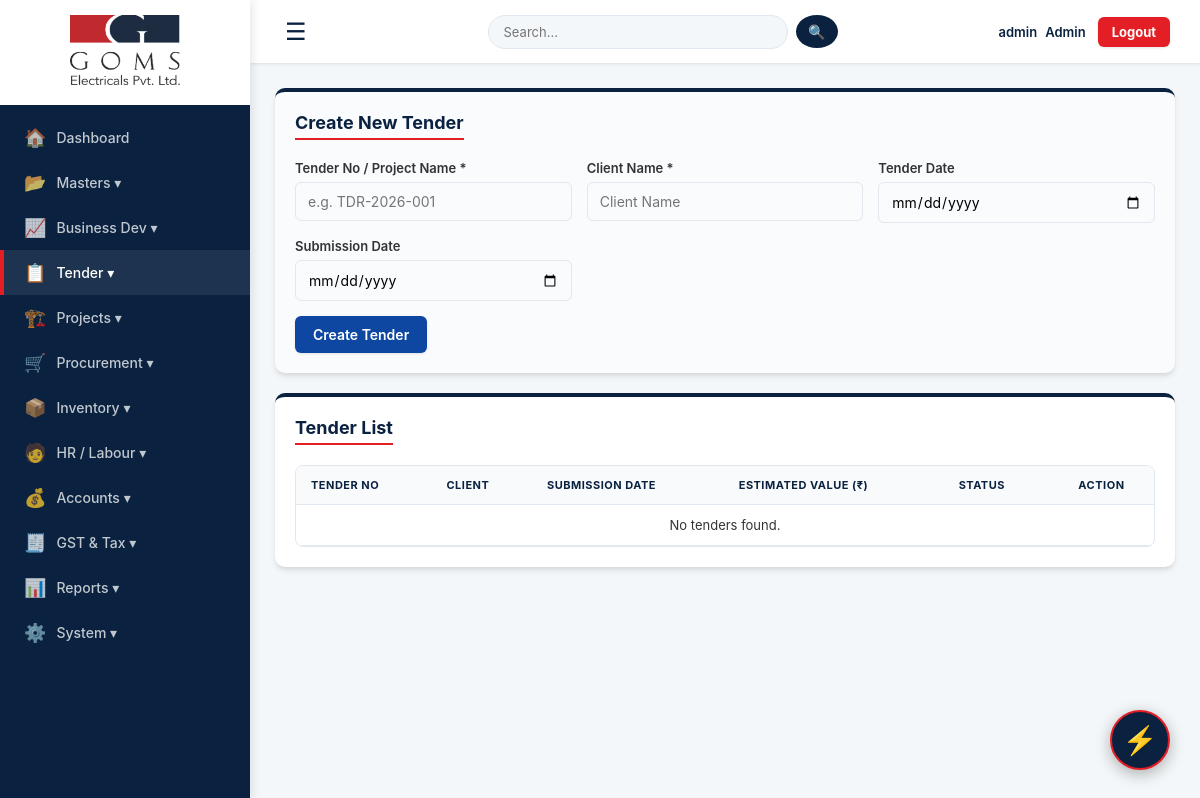
/tenders (signed in), run on an earlier commit of the app's database.
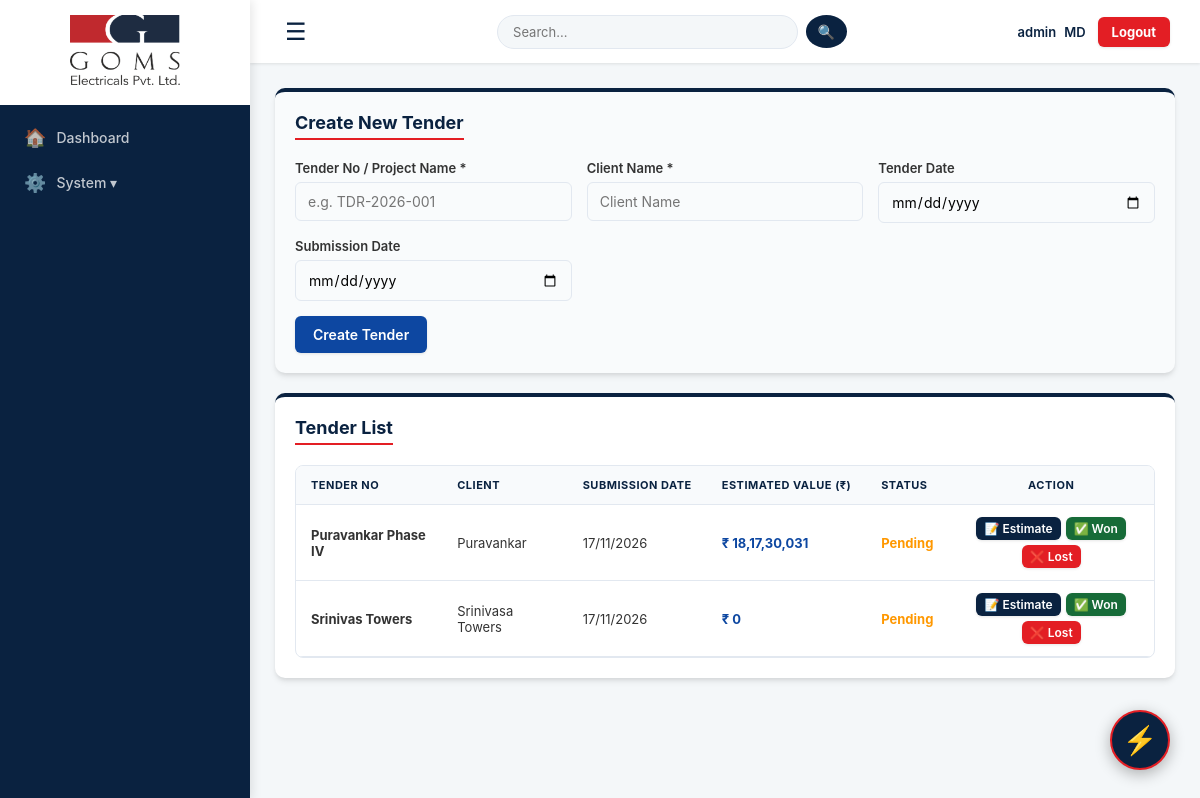
And on a later commit of the database.
### tables this page shows
CREATE TABLE tenders (id INTEGER PRIMARY KEY AUTOINCREMENT, tender_no TEXT NOT NULL, client_name TEXT NOT NULL, tender_date TEXT, submission_date TEXT, status TEXT DEFAULT 'Pending', estimated_value REAL DEFAULT 0);

### app.py (the view, shortened to what this page needs)
@app.route("/tenders", methods=["GET", "POST"])
def tenders():
    if not session.get("username"): return redirect(url_for("login"))
    conn = get_db()
    tl = conn.execute("SELECT * FROM tenders ORDER BY id DESC").fetchall()
    conn.close(); return render_template("tenders.html", tenders=tl)

### app.py (called while the page is built)
@app.context_processor
def inject_permissions():
    role = session.get('role', 'Admin')
    return dict(is_admin_or_gm = role in ['MD', 'Admin', 'GM'])

@app.after_request
def add_header(response):
    response.headers["Cache-Control"] = "no-cache, no-store, must-revalidate, public, max-age=0"
    response.headers["Pragma"] = "no-cache"
    response.headers["Expires"] = "0"
    return response

@app.template_filter('dateformat')
def dateformat(value, format='%d/%m/%Y'):
    if not value: return "-"
    try: return datetime.strptime(value, '%Y-%m-%d').strftime(format)
    except: return value

@app.template_filter('inr')
def format_inr(number):
    if number is None: return "0"
    try: number = float(number)
    except: return "0"
    is_negative = False
    if number < 0:
        is_negative = True
        number = abs(number)
    integer_part = str(round(number))
    if len(integer_part) > 3:
        last_three = integer_part[-3:]
        remaining = integer_part[:-3]
        groups = []
        while len(remaining) > 2:
            groups.insert(0, remaining[-2:])
            remaining = remaining[:-2]
        if remaining: groups.insert(0, remaining)
        formatted_integer = ",".join(groups) + "," + last_three
    else:
        formatted_integer = integer_part
    result = formatted_integer
    if is_negative: result = "-" + result
    return result

def get_db():
    conn = sqlite3.connect(DATABASE, timeout=20)
    conn.row_factory = sqlite3.Row
    return conn

### templates/tenders.html (shortened to what this page needs)
{% extends "base.html" %}
{% block content %}
<div class="card" style="background: #f9fbfc;">
    <h3>Create New Tender</h3>
    <form method="POST">
        <div class="grid-3">
            <div>
                <label>Tender No / Project Name *</label>
                <input name="tender_no" required placeholder="e.g. TDR-2026-001">
            </div>
            <div>
                <label>Client Name *</label>
                <input name="client_name" required placeholder="Client Name">
            </div>
            <div>
                <label>Tender Date</label>
                <input type="date" name="tender_date">
            </div>
            <div>
                <label>Submission Date</label>
                <input type="date" name="submission_date">
            </div>
        </div>
        <button type="submit" class="btn" style="margin-top: 15px; background: #0d47a1;">Create Tender</button>
    </form>
</div>
<div class="card">
    <h3>Tender List</h3>
    <div class="table-wrap">
        <table>
            <thead>
                <tr>
                    <th>Tender No</th>
                    <th>Client</th>
                    <th>Submission Date</th>
                    <th>Estimated Value (₹)</th>
                    <th>Status</th>
                    <th class="no-print" style="text-align: center;">Action</th>
                </tr>
            </thead>
            <tbody>
                {% for t in tenders %}
                <tr>
                    <td><strong>{{ t['tender_no'] }}</strong></td>
                    <td>{{ t['client_name'] }}</td>
                    <td>{{ t['submission_date'] | dateformat }}</td>
                    <td style="font-weight: bold; color: #0d47a1;">₹ {{ t['estimated_value'] | inr }}</td>
                    <td>
                        {% if t['status'] == 'Won' %}<span style="color: green; font-weight: bold;">Won 🎉</span>
                        {% elif t['status'] == 'Lost' %}<span style="color: red; font-weight: bold;">Lost</span>
                        {% else %}<span style="color: #ff9800; font-weight: bold;">Pending</span>{% endif %}
                    </td>
                    <td class="no-print" style="text-align: center;">
                        <div style="display: flex; gap: 5px; justify-content: center; flex-wrap: wrap;">
                            <a href="{{ url_for('tender_items', id=t['id']) }}" class="btn" style="padding: 4px 8px; font-size: 12px; background: #0a2240;">📝 Estimate</a>
                            {% if t['status'] == 'Pending' %}
                                <a href="{{ url_for('update_tender_status', id=t['id'], status='Won') }}" class="btn" style="padding: 4px 8px; font-size: 12px; background: #176b38;" onclick="return confirm('Mark this tender as WON?');">✅ Won</a>
                                <a href="{{ url_for('update_tender_status', id=t['id'], status='Lost') }}" class="btn" style="padding: 4px 8px; font-size: 12px; background: #e31e24;" onclick="return confirm('Mark this tender as LOST?');">❌ Lost</a>
                            {% elif t['status'] == 'Won' %}
                                <a href="{{ url_for('convert_tender', id=t['id']) }}" class="btn" style="padding: 4px 8px; font-size: 12px; background: #ff9800; color: black;" onclick="return confirm('Convert this tender to a Project? This will copy BOQ items.');">🚀 To Project</a>
                            {% endif %}
                        </div>
                    </td>
                </tr>
                {% else %}
                <tr><td colspan="6" style="text-align: center;">No tenders found.</td></tr>
                {% endfor %}
            </tbody>
        </table>
    </div>
</div>
{% endblock %}

### templates/base.html (shortened to what this page needs)
<!DOCTYPE html>
<html lang="en">
<head>
    <link rel="stylesheet" href="{{ url_for('static', filename='css/main.css') }}">
</head>
<body>
{% set user_role = session.get('role', 'Admin') %}
{% set is_supervisor = user_role == 'Site Supervisor' %}
{% set is_admin = user_role == 'Admin' %}
{% set role_class = 'admin' if user_role == 'Admin' else ('gm' if user_role in ['GM', 'Manager'] else ('supervisor' if user_role == 'Site Supervisor' else 'other')) %}
{% include 'partials/sidebar.html' %}
<div class="main-content">
    {% include 'partials/topbar.html' %}
    <div class="content-area">
        {% block content %}{% endblock %}
    </div>
</div>
{% include 'partials/quick_actions.html' %}
</body>
</html>

### templates/partials/sidebar.html (shortened to what this page needs)
{% set user_role = session.get('role', 'Admin') %}
{% set is_admin = user_role == 'Admin' %}
{% set is_gm = user_role in ['GM', 'Manager'] %}
{% set is_bd = user_role == 'BD Executive' %}
{% set is_accountant = user_role == 'Accountant' %}
{% set is_store = user_role == 'Store Keeper' %}
{% set is_site = user_role == 'Site Supervisor' %}
<aside class="sidebar" id="sidebar">
    <div class="sidebar-header">
        <img src="{{ url_for('static', filename='logo.png') }}" alt="GOMS Logo" style="max-width: 100%; height: auto; max-height: 70px; object-fit: contain; transition: 0.3s;">
    </div>
    <ul class="sidebar-menu">
        <li>
            <a href="{{ url_for('dashboard') }}" class="{% if request.endpoint == 'dashboard' %}active{% endif %}">
                <span style="font-size: 18px;">🏠</span> <span class="menu-label" style="margin-left: 10px;">Dashboard</span>
            </a>
        </li>
        {% if is_admin or is_gm or is_accountant or is_store %}
        <li class="dropdown">
            <a href="#" onclick="return false;" class="{% if request.endpoint in ['parties', 'edit_party', 'projects', 'edit_project'] %}active{% endif %}">
                <span style="font-size: 18px;">📂</span> <span class="menu-label" style="margin-left: 10px;">Masters ▾</span>
            </a>
        </li>
        {% endif %}
        {% if is_admin or is_gm or is_bd %}
        <li class="dropdown">
            <a href="#" onclick="return false;" class="{% if request.endpoint in ['leads'] %}active{% endif %}">
                <span style="font-size: 18px;">📈</span> <span class="menu-label" style="margin-left: 10px;">Business Dev ▾</span>
            </a>
        </li>
        {% endif %}
        {% if is_admin or is_gm or is_bd %}
        <li class="dropdown">
            <a href="#" onclick="return false;" class="{% if request.endpoint in ['tenders', 'tender_items'] %}active{% endif %}">
                <span style="font-size: 18px;">📋</span> <span class="menu-label" style="margin-left: 10px;">Tender ▾</span>
            </a>
        </li>
        {% endif %}
        {% if is_admin or is_gm or is_site or is_accountant or is_store %}
        <li class="dropdown">
            <a href="#" onclick="return false;" class="{% if request.endpoint in ['poq', 'work_progress', 'accounts', 'subcon', 'documents', 'projects'] %}active{% endif %}">
                <span style="font-size: 18px;">🏗️</span> <span class="menu-label" style="margin-left: 10px;">Projects ▾</span>
            </a>
        </li>
        {% endif %}
        {% if is_admin or is_gm or is_store %}
        <li class="dropdown">
            <a href="#" onclick="return false;" class="">
                <span style="font-size: 18px;">🛒</span> <span class="menu-label" style="margin-left: 10px;">Procurement ▾</span>
            </a>
        </li>
        {% endif %}
        {% if is_admin or is_gm or is_store or is_site %}
        <li class="dropdown">
            <a href="#" onclick="return false;" class="{% if request.endpoint in ['stock', 'material_issue', 'print_material_issue', 'stock_adjustment'] %}active{% endif %}">
                <span style="font-size: 18px;">📦</span> <span class="menu-label" style="margin-left: 10px;">Inventory ▾</span>
            </a>
        </li>
        {% endif %}
        {% if is_admin or is_gm or is_site or is_accountant %}
        <li class="dropdown">
            <a href="#" onclick="return false;" class="{% if request.endpoint in ['employees', 'labour', 'attendance', 'attendance_report', 'staff_advances', 'payroll'] %}active{% endif %}">
                <span style="font-size: 18px;">🧑</span> <span class="menu-label" style="margin-left: 10px;">HR / Labour ▾</span>
            </a>
        </li>
        {% endif %}
        {% if is_admin or is_gm or is_accountant %}
        <li class="dropdown">
            <a href="#" onclick="return false;" class="{% if request.endpoint in ['accounts_entry', 'client_ledger', 'vendor_ledger', 'accounts', 'credit_notes', 'general_expenses', 'company_pnl'] %}active{% endif %}">
                <span style="font-size: 18px;">💰</span> <span class="menu-label" style="margin-left: 10px;">Accounts ▾</span>
            </a>
        </li>
        {% endif %}
        {% if is_admin or is_gm or is_accountant %}
        <li class="dropdown">
            <a href="#" onclick="return false;" class="{% if request.endpoint in ['gst_reconciliation', 'gstr1', 'gst_reports'] %}active{% endif %}">
                <span style="font-size: 18px;">🧾</span> <span class="menu-label" style="margin-left: 10px;">GST & Tax ▾</span>
            </a>
        </li>
        {% endif %}
        {% if is_admin or is_gm or is_accountant %}
        <li class="dropdown">
            <a href="#" onclick="return false;" class="{% if request.endpoint in ['reports', 'aging_report', 'dept_performance', 'daily_report'] %}active{% endif %}">
                <span style="font-size: 18px;">📊</span> <span class="menu-label" style="margin-left: 10px;">Reports ▾</span>
            </a>
        </li>
        {% endif %}
        <li class="dropdown">
            <a href="#" onclick="return false;" class="{% if request.endpoint in ['users', 'delete_user', 'edit_user_role', 'change_password', 'backup'] %}active{% endif %}">
                <span style="font-size: 18px;">⚙️</span> <span class="menu-label" style="margin-left: 10px;">System ▾</span>
            </a>
        </li>
    </ul>
</aside>

### templates/partials/topbar.html (shortened to what this page needs)
<header class="topbar">
        <div class="topbar-left">
            <button class="menu-toggle-btn" id="sidebarToggle" title="Toggle Menu">☰</button>
        </div>
        <form action="{{ url_for('search') }}" method="GET" class="search-form">
            <input type="text" name="q" placeholder="Search...">
            <button type="submit">🔍</button>
        </form>
        <div class="user-area">
            <span class="user-info">
                {{ session['username'] }}
                <span class="role-badge {{ role_class }}">{{ user_role }}</span>
            </span>
            <a href="{{ url_for('logout') }}" class="btn-logout">Logout</a>
        </div>
    </header>

### templates/partials/quick_actions.html (shortened to what this page needs)
<div class="quick-action-btn" onclick="toggleQuickMenu()" title="Quick Actions">⚡</div>

What changed in the data, as far as the page shows it:
added tenders: tender_no "Puravankar Phase IV", client_name "Puravankar", submission_date "17/11/2026", estimated_value|inr "18,17,30,031", status "Pending"
added tenders: tender_no "Srinivas Towers", client_name "Srinivasa Towers", submission_date "17/11/2026", estimated_value|inr "0", status "Pending"
Also different on the page:
{{ user_role }}: "Admin" → "MD"
text no longer shown: "📂 Masters ▾ 📈 Business Dev ▾ 📋 Tender ▾ 🏗️ Projects ▾ 🛒 Procurement ▾ 📦 Inventory ▾ 🧑 HR / Labour ▾ 💰 Accounts ▾ 🧾 GST & Tax ▾ 📊 Reports ▾ No tenders found."
